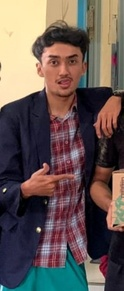
#> input picture Robotikasendiri.jpg, 124 x 291 px, shrunk from 205 x 480 before the run
$ python templatematching2.py
#> lines starting #> are read from the running program, lines starting #| are printed output that depends on the picture
# tampilkan kedua gambar
from matplotlib import pyplot as plt
import cv2
# panggil dan konversi warna agar sesuai dengan Matplotlib
einstein = cv2.imread('Robotikasendiri.jpg')
#> einstein is the input picture: shape (291, 124, 3); mean B, G, R 82.9, 87.1, 101.6
# simpan dengan nama yang sama = ditumpuk
einstein = cv2.cvtColor(einstein, cv2.COLOR_BGR2RGB)
# panggil dan konversi warna agar sesuai dengan Matplotlib
solvay = cv2.imread('Robotika.jpg')
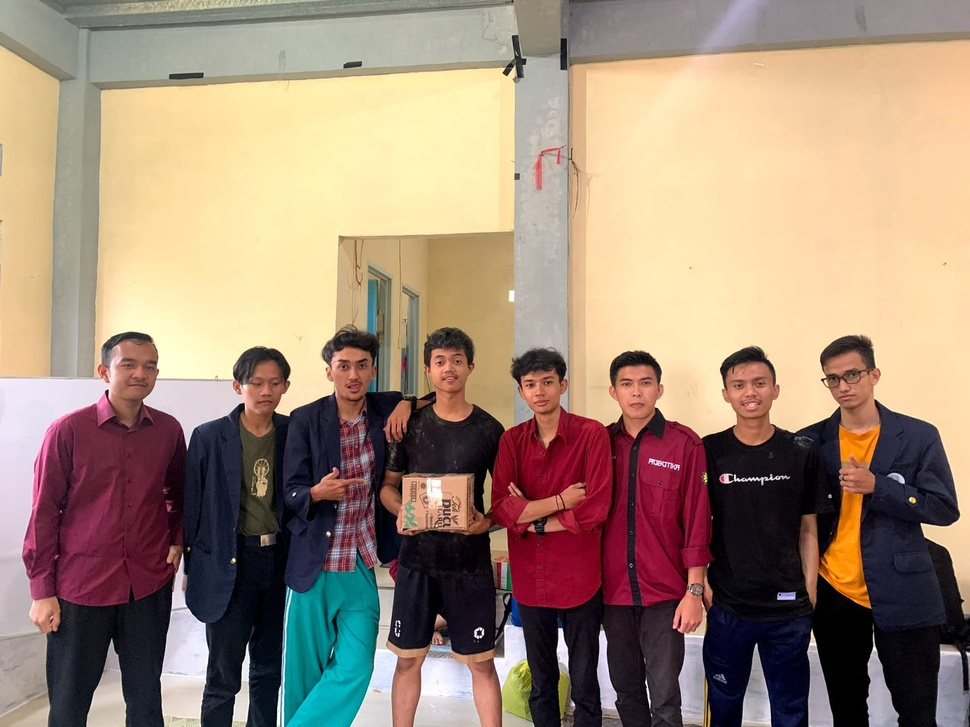
#> input picture Robotika.jpg, 970 x 727 px, shrunk from 1600 x 1200 before the run
#> solvay is the input picture: shape (727, 970, 3); mean B, G, R 118.9, 137.1, 159.4
solvay = cv2.cvtColor(solvay, cv2.COLOR_BGR2RGB)
plt.subplot(121), plt.imshow(einstein), plt.title('wajah')
plt.subplot(122), plt.imshow(solvay), plt.title('delapan')
plt.show()
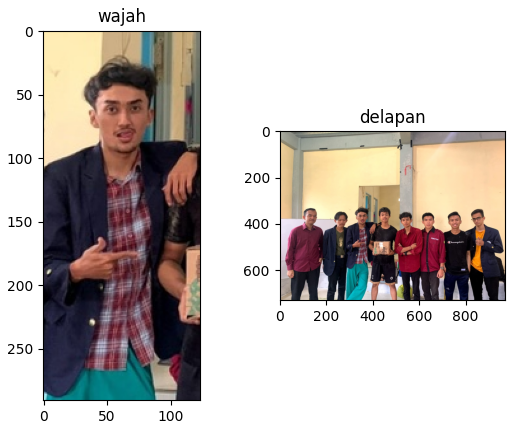
#> figure drawn by matplotlib, 2 panels
